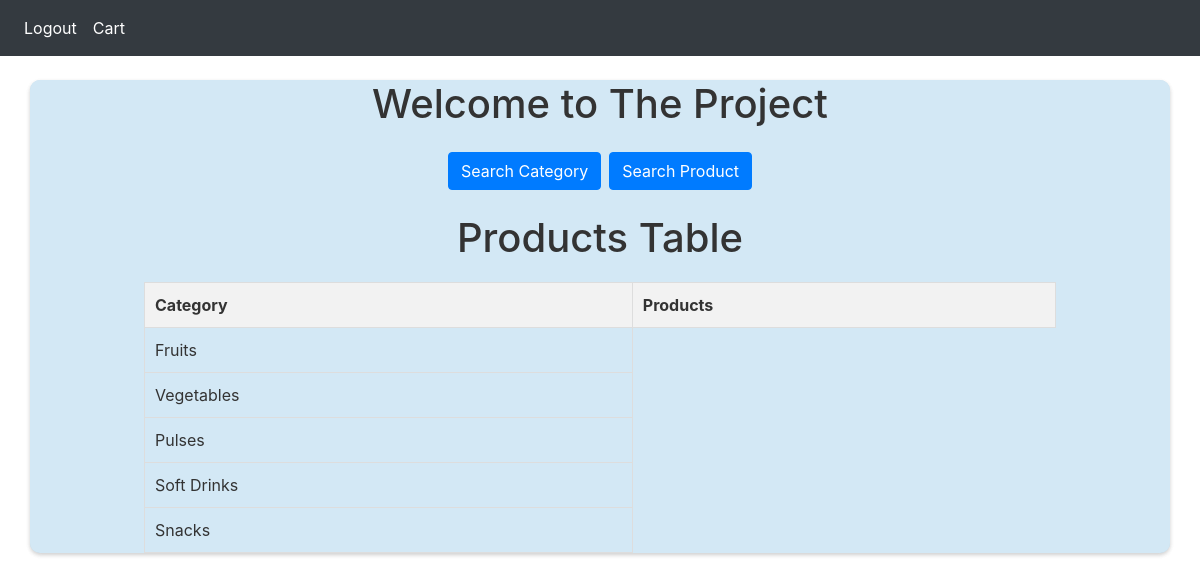
The app's page /userhome/2, older data.
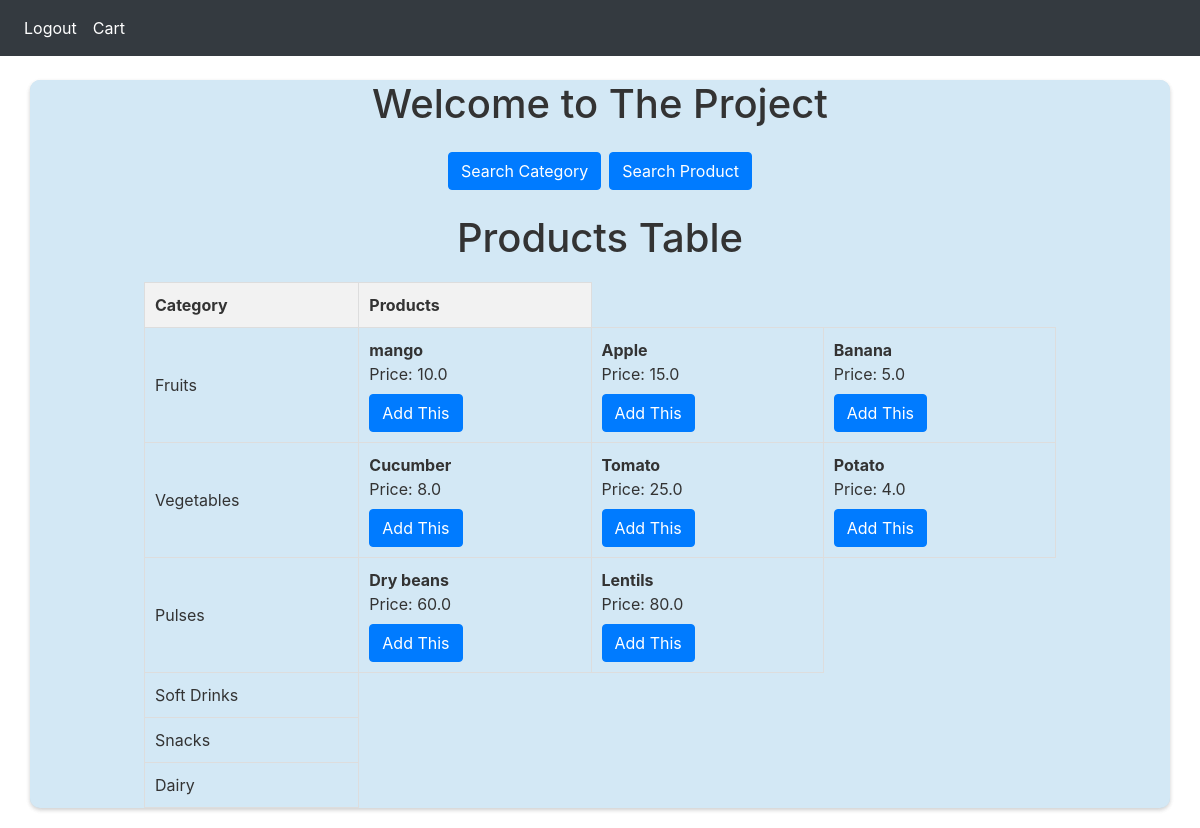
The same page, newer data.
### GroceryWebapp/models.py (models this page shows)
class Categories(db.Model, UserMixin):
    id = db.Column(db.Integer, primary_key=True)  # Primary key for the category
    cat_name = db.Column(db.String(150), unique=True, nullable=False)  # Category name
    products = db.relationship(
        "Products", backref="category"
    )  # Relationship with Products model

class Products(db.Model, UserMixin):
    id = db.Column(db.Integer, primary_key=True)  # Primary key for the product
    product_name = db.Column(
        db.String(150), nullable=False
    )  # Product name
    manufacture = db.Column(db.String(150))  # Manufacturing date of the product
    expiry = db.Column(db.String(150))  # Expiry date of the product
    p_per_u = db.Column(db.Float, nullable=False)  # Price per unit of the product
    stock = db.Column(db.Integer, nullable=False)  # Available stock quantity
    c_id = db.Column(
        db.Integer, db.ForeignKey("categories.id"), nullable=False
    )  # Category foreign key

### GroceryWebapp/main.py (the view)
@main.route("/userhome/<int:userid>")
def userhome(userid):
    categories = Categories.query.all()
    for category in categories:
        category.products = Products.query.filter_by(c_id=category.id).all()
    return render_template("home_user.html", categories=categories, userid=userid)

### GroceryWebapp/templates/home_user.html (shortened to what this page needs)
{% extends "base.html" %}
{% block head %}
{{ super() }}
<link rel="stylesheet" href="{{ url_for('static', filename='demo.css') }}">
<link rel="stylesheet" href="{{ url_for('static', filename='demo2.css') }}">
{% endblock %}
{% block nav %}
<nav class="navbar navbar-expand-lg navbar-dark bg-dark">
  <div  id="navbar">
    <div class="navbar-nav">
      <a class="nav-item nav-link" id="home" href="/">Logout</a>
      <a class="nav-item nav-link" id="home" href="{{url_for('main.usercart', userid=userid)}}">Cart</a>
    </div>
  </div>
</nav>
{% endblock %}
{% block content %}
<div class="container mt-4">
  <h1 class="text-center">Welcome to The Project</h1>
  <div class="d-flex justify-content-center mt-4">
    <a href="{{url_for('main.searchcat', userid=userid)}}" class="btn btn-primary mr-2">Search Category</a>
    <a href="{{url_for('main.searchitem', userid=userid)}}" class="btn btn-primary">Search Product</a>
  </div>
  <h1 class="text-center mt-4">Products Table</h1>
  <table>
    <tr>
      <th>Category</th>
      <th>Products</th>
    </tr>
    {% for category in categories %}
    <tr>
      <td>{{ category.cat_name }}</td>
      {% for product in category.products %}
      <td>
        <b>{{ product.product_name }}</b><br>
        Price: {{ product.p_per_u }}<br>
        <a href="{{url_for('main.addtocart', product_id=product.id,userid=userid)}}" class="btn btn-primary mt-2">Add This</a>
      </td>
      {% endfor %}
    </tr>
    {% endfor %}
  </table>
</div>
{% endblock %}

### GroceryWebapp/templates/base.html (shortened to what this page needs)
<!DOCTYPE html>
<html>
<head>
  {% block head %}
  <link rel="stylesheet" href="https://stackpath.bootstrapcdn.com/bootstrap/4.4.1/css/bootstrap.min.css"
 />
  <link rel="stylesheet" href="https://stackpath.bootstrapcdn.com/font-awesome/4.7.0/css/font-awesome.min.css"
 />
  {% endblock %}
</head>
<body>
  {% block nav %}{% endblock %}
  <div class="container content-container">
    {% block content %}{% endblock %}
  </div>
</body>
</html>

### GroceryWebapp/static/demo2.css (style rules this page uses)
table { width: 100%; border-collapse: collapse; }
th, td { padding: 8px; border: 1px solid #ccc; }

### GroceryWebapp/templates/home_user.html (style rules this page uses)
.container { background-color: #d3e8f5; color: #333; padding: 0px; border-radius: 10px; box-shadow: 0 2px 4px rgba(0, 0, 0, 0.1); }
.navbar { background-color: #333; }
.navbar .navbar-nav .nav-link { color: #fff; }
.d-flex { margin-top: 20px; display: flex; justify-content: center; }
.btn-primary { background-color: #007bff; border-color: #007bff; }
h1 { text-align: center; }
table { width: 80%; border-collapse: collapse; margin: 20px auto; }
th, td { border: 1px solid #ddd; padding: 10px; text-align: left; }
th { background-color: #f2f2f2; }

Row changes from the older to the newer data that the page shows:
added Products: product_name "mango", p_per_u "10.0", shown under Categories "Fruits"
added Products: product_name "Apple", p_per_u "15.0", shown under Categories "Fruits"
added Products: product_name "Banana", p_per_u "5.0", shown under Categories "Fruits"
added Products: product_name "Cucumber", p_per_u "8.0", shown under Categories "Vegetables"
added Products: product_name "Tomato", p_per_u "25.0", shown under Categories "Vegetables"
added Products: product_name "Potato", p_per_u "4.0", shown under Categories "Vegetables"
added Products: product_name "Dry beans", p_per_u "60.0", shown under Categories "Pulses"
added Products: product_name "Lentils", p_per_u "80.0", shown under Categories "Pulses"
added Categories: cat_name "Dairy"
